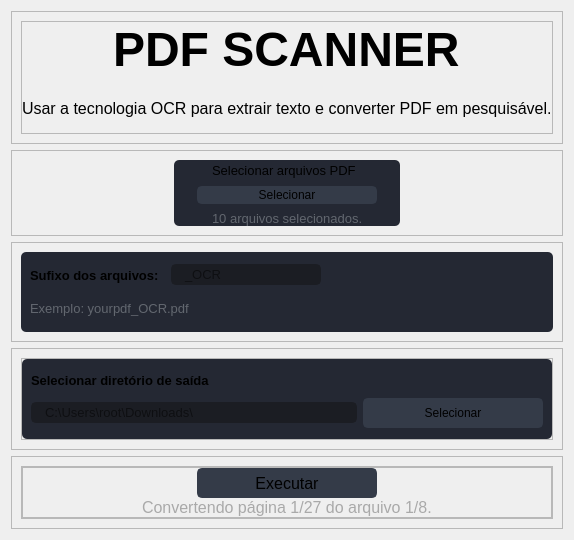
                  <widget class="QWidget" name="page_scanner">
                   <layout class="QVBoxLayout" name="verticalLayout_9">
                    <item>
                     <widget class="QFrame" name="frame_8">
                      <property name="frameShape">
                       <enum>QFrame::StyledPanel</enum>
                      </property>
                      <property name="frameShadow">
                       <enum>QFrame::Raised</enum>
                      </property>
                      <layout class="QHBoxLayout" name="horizontalLayout_25">
                       <item>
                        <widget class="QFrame" name="frame_home_children_6">
                         <property name="styleSheet">
                          <string notr="true"/>
                         </property>
                         <property name="frameShape">
                          <enum>QFrame::StyledPanel</enum>
                         </property>
                         <property name="frameShadow">
                          <enum>QFrame::Raised</enum>
                         </property>
                         <layout class="QVBoxLayout" name="verticalLayout_14">
                          <property name="leftMargin">
                           <number>0</number>
                          </property>
                          <property name="topMargin">
                           <number>0</number>
                          </property>
                          <property name="rightMargin">
                           <number>0</number>
                          </property>
                          <property name="bottomMargin">
                           <number>0</number>
                          </property>
                          <item alignment="Qt::AlignHCenter|Qt::AlignVCenter">
                           <widget class="QLabel" name="label_scan_pdf_2">
                            <property name="font">
                             <font>
                              <family>Segoe UI</family>
                              <pointsize>36</pointsize>
                              <weight>75</weight>
                              <bold>true</bold>
                             </font>
                            </property>
                            <property name="text">
                             <string>PDF SCANNER</string>
                            </property>
                           </widget>
                          </item>
                          <item alignment="Qt::AlignHCenter|Qt::AlignVCenter">
                           <widget class="QLabel" name="label_scan_pdf_desc_2">
                            <property name="minimumSize">
                             <size>
                              <width>0</width>
                              <height>50</height>
                             </size>
                            </property>
                            <property name="font">
                             <font>
                              <pointsize>12</pointsize>
                             </font>
                            </property>
                            <property name="text">
                             <string>Usar a tecnologia OCR para extrair texto e converter PDF em pesquisável.</string>
                            </property>
                           </widget>
                          </item>
                         </layout>
                        </widget>
                       </item>
                      </layout>
                     </widget>
                    </item>
                    <item>
                     <widget class="QFrame" name="frame_7">
                      <property name="frameShape">
                       <enum>QFrame::StyledPanel</enum>
                      </property>
                      <property name="frameShadow">
                       <enum>QFrame::Raised</enum>
                      </property>
                      <layout class="QHBoxLayout" name="horizontalLayout_24">
                       <item>
                        <widget class="QFrame" name="frame_home_children_7">
                         <property name="maximumSize">
                          <size>
                           <width>226</width>
                           <height>112</height>
                          </size>
                         </property>
                         <property name="styleSheet">
                          <string notr="true">background-color: rgb(36, 40, 51);
border-radius: 5px;
</string>
                         </property>
                         <property name="frameShape">
                          <enum>QFrame::StyledPanel</enum>
                         </property>
                         <property name="frameShadow">
                          <enum>QFrame::Raised</enum>
                         </property>
                         <layout class="QVBoxLayout" name="verticalLayout_16">
                          <property name="leftMargin">
                           <number>0</number>
                          </property>
                          <property name="topMargin">
                           <number>0</number>
                          </property>
                          <property name="rightMargin">
                           <number>0</number>
                          </property>
                          <property name="bottomMargin">
                           <number>0</number>
                          </property>
                          <item alignment="Qt::AlignHCenter|Qt::AlignVCenter">
                           <widget class="QLabel" name="label_select_pdf_2">
                            <property name="minimumSize">
                             <size>
                              <width>150</width>
                              <height>20</height>
                             </size>
                            </property>
                            <property name="maximumSize">
                             <size>
                              <width>150</width>
                              <height>20</height>
                             </size>
                            </property>
                            <property name="font">
                             <font>
                              <family>Segoe UI</family>
                              <pointsize>10</pointsize>
                              <weight>50</weight>
                              <bold>false</bold>
                             </font>
                            </property>
                            <property name="contextMenuPolicy">
                             <enum>Qt::NoContextMenu</enum>
                            </property>
                            <property name="text">
                             <string>Selecionar arquivos PDF</string>
                            </property>
                           </widget>
                          </item>
                          <item alignment="Qt::AlignHCenter">
                           <widget class="QPushButton" name="pushButton_open_pdf_2">
                            <property name="minimumSize">
                             <size>
                              <width>180</width>
                              <height>0</height>
                             </size>
                            </property>
                            <property name="maximumSize">
                             <size>
                              <width>180</width>
                              <height>30</height>
                             </size>
                            </property>
                            <property name="styleSheet">
                             <string notr="true">QPushButton {
	border: 2px solid rgb(52, 59, 72);
	border-radius: 5px;	
	background-color: rgb(52, 59, 72);
}
QPushButton:hover {
	background-color: rgb(57, 65, 80);
	border: 2px solid rgb(61, 70, 86);
}
QPushButton:pressed {	
	background-color: rgb(35, 40, 49);
	border: 2px solid rgb(43, 50, 61);
}</string>
                            </property>
                            <property name="text">
                             <string>Selecionar</string>
                            </property>
                            <property name="icon">
                             <iconset resource="../Simple_PySide_Base/files.qrc">
                              <normaloff>:/16x16/icons/16x16/cil-folder-open.png</normaloff>:/16x16/icons/16x16/cil-folder-open.png</iconset>
                            </property>
                           </widget>
                          </item>
                          <item alignment="Qt::AlignHCenter|Qt::AlignVCenter">
                           <widget class="QLabel" name="label_files_selection_2">
                            <property name="minimumSize">
                             <size>
                              <width>150</width>
                              <height>16</height>
                             </size>
                            </property>
                            <property name="maximumSize">
                             <size>
                              <width>140</width>
                              <height>16</height>
                             </size>
                            </property>
                            <property name="font">
                             <font>
                              <pointsize>10</pointsize>
                             </font>
                            </property>
                            <property name="styleSheet">
                             <string notr="true">color: rgb(98, 103, 111);</string>
                            </property>
                            <property name="text">
                             <string>10 arquivos selecionados.</string>
                            </property>
                           </widget>
                          </item>
                         </layout>
                        </widget>
                       </item>
                      </layout>
                     </widget>
                    </item>
                    <item>
                     <widget class="QFrame" name="frame_6">
                      <property name="frameShape">
                       <enum>QFrame::StyledPanel</enum>
                      </property>
                      <property name="frameShadow">
                       <enum>QFrame::Raised</enum>
                      </property>
                      <layout class="QHBoxLayout" name="horizontalLayout_23">
                       <item>
                        <widget class="QFrame" name="frame_home_children_8">
                         <property name="minimumSize">
                          <size>
                           <width>0</width>
                           <height>80</height>
                          </size>
                         </property>
                         <property name="maximumSize">
                          <size>
                           <width>850</width>
                           <height>80</height>
                          </size>
                         </property>
                         <property name="styleSheet">
                          <string notr="true">background-color: rgb(36, 40, 51);
border-radius: 5px;
</string>
                         </property>
                         <property name="frameShape">
                          <enum>QFrame::StyledPanel</enum>
                         </property>
                         <property name="frameShadow">
                          <enum>QFrame::Raised</enum>
                         </property>
                         <layout class="QGridLayout" name="gridLayout_5">
                          <item row="0" column="0" alignment="Qt::AlignLeft|Qt::AlignVCenter">
                           <widget class="QLabel" name="label_prefix_2">
                            <property name="enabled">
                             <bool>true</bool>
                            </property>
                            <property name="sizePolicy">
                             <sizepolicy hsizetype="Preferred" vsizetype="Preferred">
                              <horstretch>0</horstretch>
                              <verstretch>0</verstretch>
                             </sizepolicy>
                            </property>
                            <property name="minimumSize">
                             <size>
                              <width>135</width>
                              <height>22</height>
                             </size>
                            </property>
                            <property name="maximumSize">
                             <size>
                              <width>135</width>
                              <height>22</height>
                             </size>
                            </property>
                            <property name="font">
                             <font>
                              <family>Segoe UI</family>
                              <pointsize>10</pointsize>
                              <weight>75</weight>
                              <bold>true</bold>
                             </font>
                            </property>
                            <property name="cursor">
                             <cursorShape>ArrowCursor</cursorShape>
                            </property>
                            <property name="focusPolicy">
                             <enum>Qt::NoFocus</enum>
                            </property>
                            <property name="text">
                             <string>Sufixo dos arquivos:</string>
                            </property>
                           </widget>
                          </item>
                          <item row="1" column="0" colspan="6" alignment="Qt::AlignVCenter">
                           <widget class="QLabel" name="label_exemple_prefix_2">
                            <property name="minimumSize">
                             <size>
                              <width>180</width>
                              <height>15</height>
                             </size>
                            </property>
                            <property name="maximumSize">
                             <size>
                              <width>180</width>
                              <height>15</height>
                             </size>
                            </property>
                            <property name="font">
                             <font>
                              <pointsize>10</pointsize>
                             </font>
                            </property>
                            <property name="styleSheet">
                             <string notr="true">color: rgb(98, 103, 111);</string>
                            </property>
                            <property name="text">
                             <string>Exemplo: yourpdf_OCR.pdf</string>
                            </property>
                           </widget>
                          </item>
                          <item row="0" column="1" alignment="Qt::AlignVCenter">
                           <widget class="QLineEdit" name="lineEdit_prefix_2">
                            <property name="maximumSize">
                             <size>
                              <width>150</width>
                              <height>16777215</height>
                             </size>
                            </property>
                            <property name="font">
                             <font>
                              <pointsize>10</pointsize>
                             </font>
                            </property>
                            <property name="styleSheet">
                             <string notr="true">QLineEdit {
	background-color: rgb(27, 29, 35);
	border-radius: 5px;
	border: 2px solid rgb(27, 29, 35);
	padding-left: 10px;
}
QLineEdit:hover {
	border: 2px solid rgb(64, 71, 88);
}
QLineEdit:focus {
	border: 2px solid rgb(91, 101, 124);
}</string>
                            </property>
                            <property name="text">
                             <string/>
                            </property>
                            <property name="placeholderText">
                             <string>_OCR</string>
                            </property>
                            <property name="clearButtonEnabled">
                             <bool>false</bool>
                            </property>
                           </widget>
                          </item>
                         </layout>
                        </widget>
                       </item>
                      </layout>
                     </widget>
                    </item>
                    <item>
                     <widget class="QFrame" name="frame_5">
                      <property name="frameShape">
                       <enum>QFrame::StyledPanel</enum>
                      </property>
                      <property name="frameShadow">
                       <enum>QFrame::Raised</enum>
                      </property>
                      <layout class="QHBoxLayout" name="horizontalLayout_22">
                       <item>
                        <widget class="QFrame" name="frame_home_holding_6">
                         <property name="styleSheet">
                          <string notr="true"/>
                         </property>
                         <property name="frameShape">
                          <enum>QFrame::StyledPanel</enum>
                         </property>
                         <property name="frameShadow">
                          <enum>QFrame::Raised</enum>
                         </property>
                         <layout class="QHBoxLayout" name="horizontalLayout_19">
                          <property name="spacing">
                           <number>0</number>
                          </property>
                          <property name="leftMargin">
                           <number>0</number>
                          </property>
                          <property name="topMargin">
                           <number>0</number>
                          </property>
                          <property name="rightMargin">
                           <number>0</number>
                          </property>
                          <property name="bottomMargin">
                           <number>0</number>
                          </property>
                          <item>
                           <widget class="QFrame" name="frame_home_children_9">
                            <property name="minimumSize">
                             <size>
                              <width>0</width>
                              <height>80</height>
                             </size>
                            </property>
                            <property name="maximumSize">
                             <size>
                              <width>850</width>
                              <height>80</height>
                             </size>
                            </property>
                            <property name="styleSheet">
                             <string notr="true">background-color: rgb(36, 40, 51);
border-radius: 5px;
</string>
                            </property>
                            <property name="frameShape">
                             <enum>QFrame::StyledPanel</enum>
                            </property>
                            <property name="frameShadow">
                             <enum>QFrame::Raised</enum>
                            </property>
                            <layout class="QGridLayout" name="gridLayout_6">
                             <item row="0" column="0">
                              <widget class="QLabel" name="label_outputdir_2">
                               <property name="maximumSize">
                                <size>
                                 <width>16777215</width>
                                 <height>22</height>
                                </size>
                               </property>
                               <property name="font">
                                <font>
                                 <family>Segoe UI</family>
                                 <pointsize>10</pointsize>
                                 <weight>75</weight>
                                 <bold>true</bold>
                                </font>
                               </property>
                               <property name="styleSheet">
                                <string notr="true"/>
                               </property>
                               <property name="text">
                                <string>Selecionar diretório de saída</string>
                               </property>
                              </widget>
                             </item>
                             <item row="1" column="0" alignment="Qt::AlignVCenter">
                              <widget class="QLineEdit" name="lineEdit_outputdir_2">
                               <property name="maximumSize">
                                <size>
                                 <width>686</width>
                                 <height>16777215</height>
                                </size>
                               </property>
                               <property name="font">
                                <font>
                                 <pointsize>10</pointsize>
                                </font>
                               </property>
                               <property name="styleSheet">
                                <string notr="true">QLineEdit {
	background-color: rgb(27, 29, 35);
	border-radius: 5px;
	border: 2px solid rgb(27, 29, 35);
	padding-left: 10px;
}
QLineEdit:hover {
	border: 2px solid rgb(64, 71, 88);
}
QLineEdit:focus {
	border: 2px solid rgb(91, 101, 124);
}</string>
                               </property>
                               <property name="placeholderText">
                                <string>C:\Users\root\Downloads\</string>
                               </property>
                              </widget>
                             </item>
                             <item row="1" column="1">
                              <widget class="QPushButton" name="pushButton_open_dir_2">
                               <property name="minimumSize">
                                <size>
                                 <width>180</width>
                                 <height>30</height>
                                </size>
                               </property>
                               <property name="maximumSize">
                                <size>
                                 <width>180</width>
                                 <height>30</height>
                                </size>
                               </property>
                               <property name="styleSheet">
                                <string notr="true">QPushButton {
	border: 2px solid rgb(52, 59, 72);
	border-radius: 5px;	
	background-color: rgb(52, 59, 72);
}
QPushButton:hover {
	background-color: rgb(57, 65, 80);
	border: 2px solid rgb(61, 70, 86);
}
QPushButton:pressed {	
	background-color: rgb(35, 40, 49);
	border: 2px solid rgb(43, 50, 61);
}</string>
                               </property>
                               <property name="text">
                                <string>Selecionar</string>
                               </property>
                               <property name="icon">
                                <iconset resource="../Simple_PySide_Base/files.qrc">
                                 <normaloff>:/16x16/icons/16x16/cil-folder.png</normaloff>:/16x16/icons/16x16/cil-folder.png</iconset>
                               </property>
                              </widget>
                             </item>
                            </layout>
                           </widget>
                          </item>
                         </layout>
                        </widget>
                       </item>
                      </layout>
                     </widget>
                    </item>
                    <item>
                     <widget class="QFrame" name="frame_4">
                      <property name="frameShape">
                       <enum>QFrame::StyledPanel</enum>
                      </property>
                      <property name="frameShadow">
                       <enum>QFrame::Raised</enum>
                      </property>
                      <layout class="QHBoxLayout" name="horizontalLayout_21">
                       <item>
                        <widget class="QFrame" name="frame_home_holding_7">
                         <property name="styleSheet">
                          <string notr="true"/>
                         </property>
                         <property name="frameShape">
                          <enum>QFrame::StyledPanel</enum>
                         </property>
                         <property name="frameShadow">
                          <enum>QFrame::Raised</enum>
                         </property>
                         <layout class="QHBoxLayout" name="horizontalLayout_20">
                          <property name="spacing">
                           <number>0</number>
                          </property>
                          <property name="leftMargin">
                           <number>0</number>
                          </property>
                          <property name="topMargin">
                           <number>0</number>
                          </property>
                          <property name="rightMargin">
                           <number>0</number>
                          </property>
                          <property name="bottomMargin">
                           <number>0</number>
                          </property>
                          <item>
                           <widget class="QFrame" name="frame_home_children_10">
                            <property name="styleSheet">
                             <string notr="true"/>
                            </property>
                            <property name="frameShape">
                             <enum>QFrame::StyledPanel</enum>
                            </property>
                            <property name="frameShadow">
                             <enum>QFrame::Raised</enum>
                            </property>
                            <layout class="QGridLayout" name="gridLayout_8">
                             <property name="leftMargin">
                              <number>0</number>
                             </property>
                             <property name="topMargin">
                              <number>0</number>
                             </property>
                             <property name="rightMargin">
                              <number>0</number>
                             </property>
                             <property name="bottomMargin">
                              <number>0</number>
                             </property>
                             <property name="spacing">
                              <number>0</number>
                             </property>
                             <item row="0" column="0" alignment="Qt::AlignHCenter|Qt::AlignVCenter">
                              <widget class="QPushButton" name="pushButton_execute_2">
                               <property name="minimumSize">
                                <size>
                                 <width>180</width>
                                 <height>30</height>
                                </size>
                               </property>
                               <property name="maximumSize">
                                <size>
                                 <width>180</width>
                                 <height>30</height>
                                </size>
                               </property>
                               <property name="font">
                                <font>
                                 <pointsize>12</pointsize>
                                </font>
                               </property>
                               <property name="styleSheet">
                                <string notr="true">QPushButton {
	border: 2px solid rgb(52, 59, 72);
	border-radius: 5px;	
	background-color: rgb(52, 59, 72);
}
QPushButton:hover {
	background-color: rgb(57, 65, 80);
	border: 2px solid rgb(61, 70, 86);
}
QPushButton:pressed {	
	background-color: rgb(35, 40, 49);
	border: 2px solid rgb(43, 50, 61);
}</string>
                               </property>
                               <property name="text">
                                <string>Executar</string>
                               </property>
                               <property name="icon">
                                <iconset resource="../Simple_PySide_Base/files.qrc">
                                 <normaloff>:/16x16/icons/16x16/cil-media-play.png</normaloff>:/16x16/icons/16x16/cil-media-play.png</iconset>
                               </property>
                              </widget>
                             </item>
                             <item row="1" column="0" alignment="Qt::AlignHCenter|Qt::AlignVCenter">
                              <widget class="QLabel" name="label_log_2">
                               <property name="font">
                                <font>
                                 <family>Segoe UI</family>
                                 <pointsize>12</pointsize>
                                </font>
                               </property>
                               <property name="styleSheet">
                                <string notr="true">color: rgb(169, 169, 169);</string>
                               </property>
                               <property name="text">
                                <string>Convertendo página 1/27 do arquivo 1/8.</string>
                               </property>
                              </widget>
                             </item>
                            </layout>
                           </widget>
                          </item>
                         </layout>
                        </widget>
                       </item>
                      </layout>
                     </widget>
                    </item>
                   </layout>
                  </widget>
